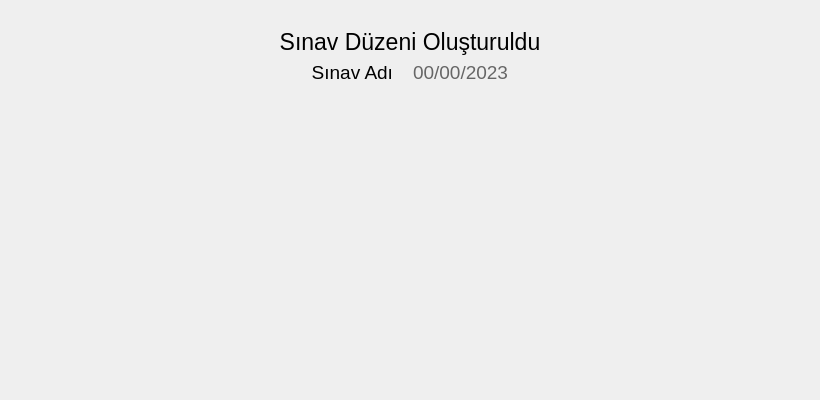
<?xml version="1.0" encoding="UTF-8"?>
<ui version="4.0">
 <class>ikoOSKAR::UI::InnerExamWidget</class>
 <widget class="QWidget" name="ikoOSKAR::UI::InnerExamWidget">
  <property name="geometry">
   <rect>
    <x>0</x>
    <y>0</y>
    <width>820</width>
    <height>400</height>
   </rect>
  </property>
  <property name="windowTitle">
   <string>Form</string>
  </property>
  <layout class="QHBoxLayout" name="horizontalLayout">
   <item>
    <widget class="QFrame" name="frame">
     <property name="maximumSize">
      <size>
       <width>800</width>
       <height>16777215</height>
      </size>
     </property>
     <property name="frameShape">
      <enum>QFrame::Shape::NoFrame</enum>
     </property>
     <property name="frameShadow">
      <enum>QFrame::Shadow::Raised</enum>
     </property>
     <layout class="QVBoxLayout" name="verticalLayout">
      <item>
       <widget class="QFrame" name="frmHeader">
        <property name="frameShape">
         <enum>QFrame::Shape::NoFrame</enum>
        </property>
        <property name="frameShadow">
         <enum>QFrame::Shadow::Raised</enum>
        </property>
        <layout class="QVBoxLayout" name="verticalLayout_2">
         <item>
          <widget class="QLabel" name="lblHeader">
           <property name="maximumSize">
            <size>
             <width>16777215</width>
             <height>30</height>
            </size>
           </property>
           <property name="font">
            <font>
             <pointsize>17</pointsize>
            </font>
           </property>
           <property name="text">
            <string>Sınav Düzeni Oluşturuldu</string>
           </property>
           <property name="alignment">
            <set>Qt::AlignmentFlag::AlignCenter</set>
           </property>
          </widget>
         </item>
         <item>
          <widget class="QFrame" name="frmSubHeader">
           <property name="frameShape">
            <enum>QFrame::Shape::NoFrame</enum>
           </property>
           <property name="frameShadow">
            <enum>QFrame::Shadow::Raised</enum>
           </property>
           <layout class="QHBoxLayout" name="horizontalLayout_3">
            <property name="spacing">
             <number>20</number>
            </property>
            <property name="leftMargin">
             <number>0</number>
            </property>
            <property name="topMargin">
             <number>0</number>
            </property>
            <property name="rightMargin">
             <number>0</number>
            </property>
            <property name="bottomMargin">
             <number>0</number>
            </property>
            <item>
             <spacer name="horizontalSpacer">
              <property name="orientation">
               <enum>Qt::Orientation::Horizontal</enum>
              </property>
              <property name="sizeHint" stdset="0">
               <size>
                <width>40</width>
                <height>20</height>
               </size>
              </property>
             </spacer>
            </item>
            <item>
             <widget class="QLabel" name="lblName">
              <property name="font">
               <font>
                <pointsize>14</pointsize>
               </font>
              </property>
              <property name="text">
               <string>Sınav Adı</string>
              </property>
              <property name="alignment">
               <set>Qt::AlignmentFlag::AlignRight|Qt::AlignmentFlag::AlignTrailing|Qt::AlignmentFlag::AlignVCenter</set>
              </property>
             </widget>
            </item>
            <item>
             <widget class="QLabel" name="lblDate">
              <property name="enabled">
               <bool>true</bool>
              </property>
              <property name="font">
               <font>
                <pointsize>14</pointsize>
               </font>
              </property>
              <property name="styleSheet">
               <string notr="true">color: #666666</string>
              </property>
              <property name="text">
               <string>00/00/2023</string>
              </property>
             </widget>
            </item>
            <item>
             <spacer name="horizontalSpacer_2">
              <property name="orientation">
               <enum>Qt::Orientation::Horizontal</enum>
              </property>
              <property name="sizeHint" stdset="0">
               <size>
                <width>40</width>
                <height>20</height>
               </size>
              </property>
             </spacer>
            </item>
           </layout>
          </widget>
         </item>
         <item>
          <widget class="QWidget" name="wdFiller" native="true"/>
         </item>
        </layout>
       </widget>
      </item>
      <item>
       <widget class="QFrame" name="frmForm">
        <property name="frameShape">
         <enum>QFrame::Shape::NoFrame</enum>
        </property>
        <property name="lineWidth">
         <number>0</number>
        </property>
        <layout class="QHBoxLayout" name="horizontalLayout_2">
         <item>
          <spacer name="horizontalSpacer_3">
           <property name="orientation">
            <enum>Qt::Orientation::Horizontal</enum>
           </property>
           <property name="sizeHint" stdset="0">
            <size>
             <width>40</width>
             <height>20</height>
            </size>
           </property>
          </spacer>
         </item>
         <item>
          <widget class="QFrame" name="frmLeft">
           <property name="frameShape">
            <enum>QFrame::Shape::NoFrame</enum>
           </property>
           <property name="frameShadow">
            <enum>QFrame::Shadow::Raised</enum>
           </property>
           <layout class="QHBoxLayout" name="horizontalLayout_4"/>
          </widget>
         </item>
         <item>
          <widget class="QFrame" name="frmVSpacer">
           <property name="frameShape">
            <enum>QFrame::Shape::NoFrame</enum>
           </property>
           <property name="frameShadow">
            <enum>QFrame::Shadow::Raised</enum>
           </property>
           <layout class="QVBoxLayout" name="verticalLayout_5">
            <item>
             <spacer name="verticalSpacer">
              <property name="orientation">
               <enum>Qt::Orientation::Vertical</enum>
              </property>
              <property name="sizeHint" stdset="0">
               <size>
                <width>20</width>
                <height>40</height>
               </size>
              </property>
             </spacer>
            </item>
           </layout>
          </widget>
         </item>
         <item>
          <widget class="QFrame" name="frmRight">
           <property name="frameShape">
            <enum>QFrame::Shape::NoFrame</enum>
           </property>
           <property name="frameShadow">
            <enum>QFrame::Shadow::Raised</enum>
           </property>
           <layout class="QHBoxLayout" name="horizontalLayout_5"/>
          </widget>
         </item>
         <item>
          <spacer name="horizontalSpacer_4">
           <property name="orientation">
            <enum>Qt::Orientation::Horizontal</enum>
           </property>
           <property name="sizeHint" stdset="0">
            <size>
             <width>40</width>
             <height>20</height>
            </size>
           </property>
          </spacer>
         </item>
        </layout>
       </widget>
      </item>
     </layout>
    </widget>
   </item>
  </layout>
 </widget>
 <resources/>
 <connections/>
</ui>
